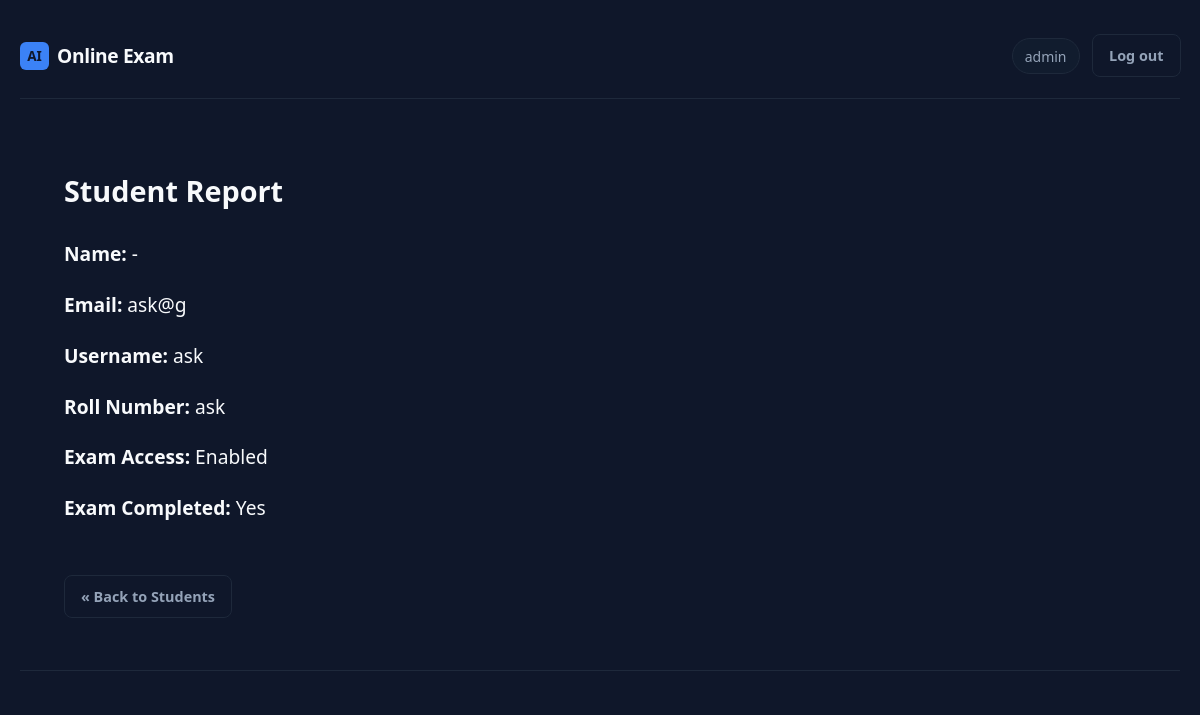
Page /admin/student/2 (signed in) on the committed database.
### app.py (models this page shows)
class User(db.Model):
    __tablename__ = "users"
    id = db.Column(db.Integer, primary_key=True)
    username = db.Column(db.String(80), unique=True, nullable=False)
    email = db.Column(db.String(120), unique=True, nullable=False)
    password_hash = db.Column(db.String(256), nullable=False)
    roll_number = db.Column(db.String(50), unique=True, nullable=True)
    created_at = db.Column(db.DateTime, default=lambda: datetime.now(timezone.utc))
    is_admin = db.Column(db.Boolean, default=False)
    allow_reattempt = db.Column(db.Boolean, default=False)
    exam_access_enabled = db.Column(db.Boolean, default=True)
    exam_completed = db.Column(db.Boolean, default=False)
    admin_role = db.Column(db.String(20), nullable=True)
    is_blocked = db.Column(db.Boolean, default=False)
    block_reason = db.Column(db.String(255))
    attempts = db.relationship("Attempt", backref="user", lazy=True)

### app.py (the view)
@app.route('/admin/student/<id>')
@admin_required
def admin_student_detail(id):
    student = None
    try:
        student = User.query.get(int(id)) if id.isdigit() else None
    except:
        student = None
    return render_template('admin/student_detail.html', student=student)

### app.py (called while the page is built, shortened)
def admin_required(f):
    @wraps(f)
    def decorated(*args, **kwargs):
        if "user_id" not in session:
            return redirect(url_for("admin_login_page"))
        u = db.session.get(User, session["user_id"])
        return f(*args, **kwargs)
    return decorated

### templates/admin/student_detail.html (shortened to what this page needs)
{% extends "base.html" %}
{% block body_class %}page-admin{% endblock %}
{% block content %}
<div style="padding:20px;">
    <h2>Student Report</h2>
{% if student %}
    <p><strong>Name:</strong> {{ student.name if student.name else '-' }}</p>
    <p><strong>Email:</strong> {{ student.email if student.email else '-' }}</p>
    <p><strong>Username:</strong> {{ student.username if student.username else '-' }}</p>
    <p><strong>Roll Number:</strong> {{ student.roll_number if student.roll_number else 'N/A' }}</p>
    <p><strong>Exam Access:</strong> {{ 'Enabled' if student.exam_access_enabled else 'Disabled' }}</p>
    <p><strong>Exam Completed:</strong> {{ 'Yes' if student.exam_completed else 'No' }}</p>
{% else %}
    <p>No detailed data available</p>
{% endif %}
<br>
<a href="/admin/students" class="btn btn-ghost">« Back to Students</a>
</div>
{% endblock %}

### templates/base.html (shortened to what this page needs)
<!DOCTYPE html>
<html lang="en">
<head>
  <link rel="stylesheet" href="{{ url_for('static', filename='css/style.css') }}">
</head>
<body class="{% block body_class %}{% endblock %}">
  <div class="app-shell">
    <header class="top-bar">
      <a href="{% if session.get('is_admin') %}{{ url_for('admin_dashboard') }}{% elif session.get('user_id') %}{{ url_for('dashboard') }}{% else %}{{ url_for('login') }}{% endif %}" class="brand">
        <span class="brand-mark">AI</span>
        <span class="brand-text">Online Exam</span>
      </a>
      {% if session.get('user_id') %}
      <nav class="top-nav">
        <span class="user-pill">{{ session.get('username') }}</span>
        <a href="{{ url_for('admin_logout') }}" class="btn btn-ghost">Log out</a>
      </nav>
      {% endif %}
    </header>
    <div class="full-width-wrapper">
      {% block content %}{% endblock %}
    </div>
    <footer class="site-footer">
    </footer>
  </div>
</body>
</html>

### static/css/style.css (style rules this page uses)
:root { --bg: #0f172a; --bg-elevated: #111c2e; --border: #1e293b; --text: #f8fafc; --muted: #94a3b8; --accent: #3b82f6; --accent-dim: #2563eb; --accent-glow: rgba(59, 130, 246, 0.35); --success: #22c55e; --error: #ef4444; --radius: 10px; --font: "Segoe UI", system-ui, -apple-system, sans-serif; }
*, *::before, *::after { box-sizing: border-box; }
body { margin: 0; min-height: 100vh; font-family: var(--font); background: var(--bg); color: var(--text); font-size: 1.2rem; line-height: 1.65; }
a { color: var(--accent); text-decoration: none; }
.app-shell { max-width: 1080px; margin: 0 auto; padding: 1.65rem 1.25rem 2.5rem; min-height: 100vh; display: flex; flex-direction: column; position: relative; z-index: 1; }
.top-bar { display: flex; align-items: center; justify-content: space-between; padding: 0.5rem 0 1.25rem; border-bottom: 1px solid var(--border); margin-bottom: 1.5rem; }
.brand { display: flex; align-items: center; gap: 0.5rem; color: var(--text); text-decoration: none; }
.brand-mark { background: var(--accent); color: #0f172a; font-weight: 700; padding: 0.2rem 0.45rem; border-radius: 6px; font-size: 0.85rem; }
.brand-text { font-weight: 600; letter-spacing: -0.02em; }
.top-nav { display: flex; align-items: center; gap: 0.75rem; }
.user-pill { font-size: 0.875rem; color: var(--muted); padding: 0.35rem 0.75rem; background: var(--bg-elevated); border-radius: 999px; border: 1px solid var(--border); }
.site-footer { margin-top: 2rem; padding-top: 1rem; border-top: 1px solid var(--border); font-size: 0.8rem; color: var(--muted); text-align: center; }
.btn { display: inline-flex; align-items: center; justify-content: center; padding: 0.55rem 1rem; border-radius: 8px; font-size: 0.9rem; font-weight: 600; border: 1px solid transparent; cursor: pointer; font-family: inherit; transition: background 0.15s, border-color 0.15s; }
.btn-ghost { background: transparent; color: var(--muted); border-color: var(--border); }
body.page-admin-portal, body.page-admin-login, body.page-admin { background: #0f172a; }
.btn, .btn-primary, .btn-outline, button, a.btn, a.btn-primary, a.btn-outline { transition: all 0.25s ease; position: relative; }
.btn, button { will-change: transform; }

### templates/base.html (style rules this page uses)
body { margin: 0; padding: 0; }
html, body { width: 100%; overflow-x: hidden; }
.app-shell { width: 100%; max-width: 100%; }
.full-width-wrapper { width: 100%; max-width: 100%; padding-left: 24px; padding-right: 24px; }

### rows in the picture
User: get "admin"
User: email "ask@g", username "ask", roll_number "ask", exam_access_enabled "Enabled", exam_completed "Yes"

### other values in the picture
{{ student.name if student.name else '-' }} "-"
